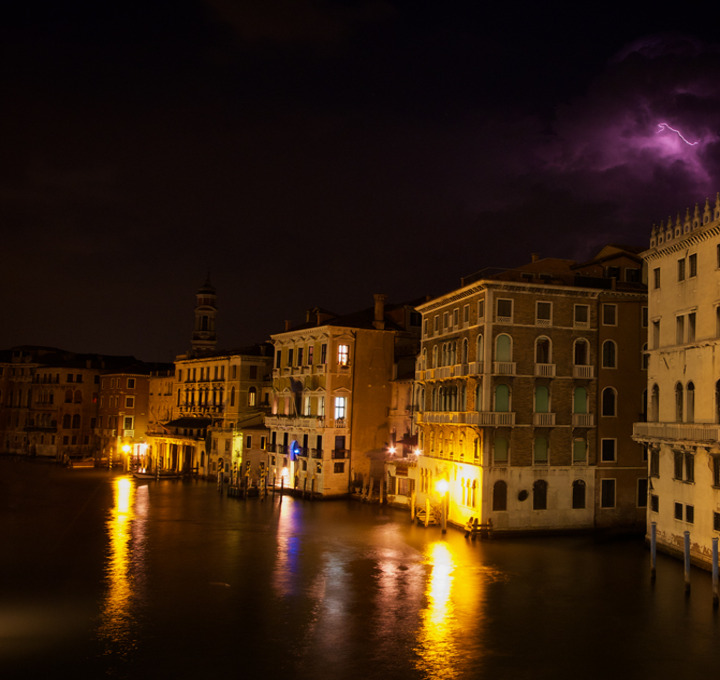
#> input picture Zero-DCE/data/test_data/LIME/1.bmp, 720 x 680 px
$ python build_pyramid.py
#> lines starting #> are read from the running program, lines starting #| are printed output that depends on the picture
#> further down, img is the input picture: shape (680, 720, 3); mean B, G, R 13.3, 31.7, 53.9
import glob
import os
import cv2

"""
Build and return a Gaussian and Laplacian pyramid from an image.
"""
def buildPyramid(image, levels):
    # Initialize the Gaussian pyramid list.
#> called with levels = 4
    gaussianPyramid = [image]
    # Initialize the Laplacian pyramid list.
    laplacianPyramid = []

    # Iterate over the levels.
    for i in range(levels):
        # Apply a 5x5 Gaussian filter to the image.
        image = cv2.GaussianBlur(image, (5, 5), 0)
        # Downsample the image by a factor of 2.
        image = cv2.pyrDown(image)
        # Append the downsampled image to the Gaussian pyramid list.
        gaussianPyramid.append(image)
#> this loop made 4 passes
#> pass 1, in buildPyramid, `image = cv2.pyrDown(image)`:
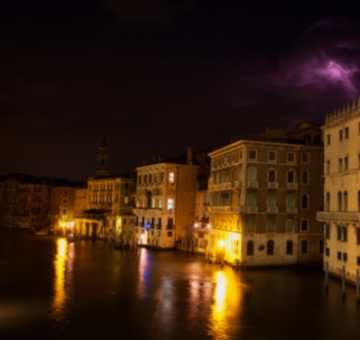
#> image: shape (340, 360, 3); mean of channels 0, 1, 2 13.3, 31.7, 53.9; drawn as B, G, R
#> pass 2, in buildPyramid, `image = cv2.pyrDown(image)`:
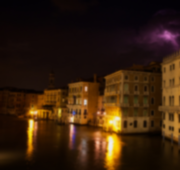
#> image: shape (170, 180, 3); mean of channels 0, 1, 2 13.2, 31.6, 53.8; drawn as B, G, R
#> after the loop:
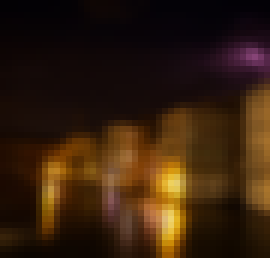
#> image: shape (43, 45, 3) (shown 6 times larger); mean of channels 0, 1, 2 12.9, 30.9, 52.7; drawn as B, G, R
#> after the loop, gaussianPyramid = 5 items

    # Iterate over the levels.
    for i in range(levels):
        # Upsample the image by a factor of 2.
        upsampled = cv2.pyrUp(gaussianPyramid[i + 1])
        # Get the dimensions of the current level image.
        h, w, _ = gaussianPyramid[i].shape
        # Resize the upsampled image to the dimensions of the current level image.
        upsampled = cv2.resize(upsampled, (w, h))
        # Compute the Laplacian image by subtracting the upsampled image from the current level image.
        laplacian = cv2.subtract(gaussianPyramid[i], upsampled)
        # Append the Laplacian image to the Laplacian pyramid list.
        laplacianPyramid.append(laplacian)
#> this loop made 4 passes
#> pass 1, in buildPyramid, `laplacian = cv2.subtract(gaussianPyramid[i], upsampled)`:
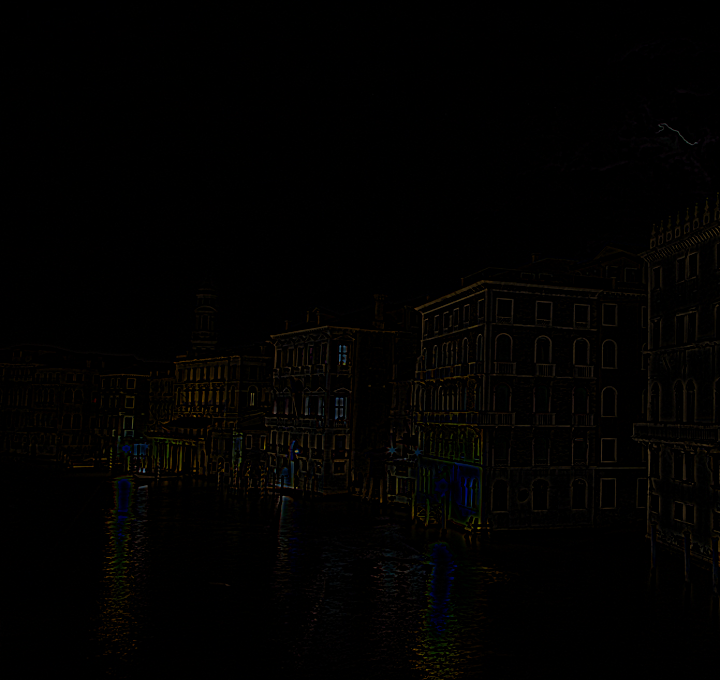
#> laplacian: shape (680, 720, 3); mean of channels 0, 1, 2 0.9, 1.7, 2.2; drawn as B, G, R
#> pass 2, in buildPyramid, `upsampled = cv2.pyrUp(gaussianPyramid[i + 1])`:
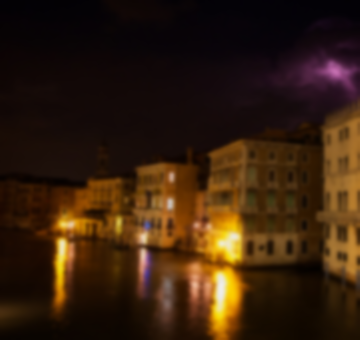
#> upsampled: shape (340, 360, 3); mean of channels 0, 1, 2 13.3, 31.7, 53.9; drawn as B, G, R
#> after the loop, laplacianPyramid = 4 items

    return gaussianPyramid, laplacianPyramid

subdir = 'LIME'
img_dir = f'../data/test_data/{subdir}/'

pyramidLevel = 4

image_list = glob.glob(img_dir + '*.bmp')

for img_path in image_list:
    img = cv2.imread(img_path)
    gp, lp = buildPyramid(img, pyramidLevel)
#> gp = 5 items; lp = 4 items

    # Create directory if it doesn't exist
    for i in range(pyramidLevel):
        os.makedirs(f'../data/pyramid/test/{pyramidLevel}_level/{subdir}/{pyramidLevel - i}', exist_ok=True)

    # Save images
    for i in range(pyramidLevel-1):
        print(f'Ouput: ../data/pyramid/test/{pyramidLevel}_level/{subdir}/{i+1}/{os.path.basename(img_path)}')
        cv2.imwrite(f'../data/pyramid/test/{pyramidLevel}_level/{subdir}/{i+1}/{os.path.basename(img_path)}', lp[i])
    print(f'Ouput: ../data/pyramid/test/{pyramidLevel}_level/{subdir}/{0}/{os.path.basename(img_path)}')
#| Ouput: ../data/pyramid/test/4_level/LIME/0/1.bmp
    cv2.imwrite(f'../data/pyramid/test/{pyramidLevel}_level/{subdir}/{0}/{os.path.basename(img_path)}', gp[pyramidLevel-1])
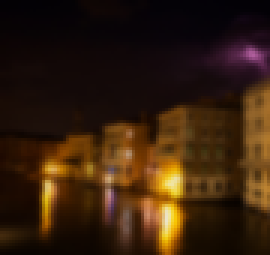
#> saved as 1.bmp: shape (85, 90, 3) (shown 3 times larger); mean B, G, R 13.2, 31.4, 53.5

print(f'Pyramid #{pyramidLevel} built!')
